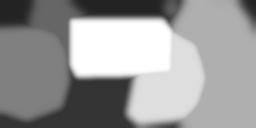
#> input picture ctr/banner_depth.png, 256 x 128 px
$ python gen_banner_depth.py ../ctr/banner_depth.png out.png 1.0
#> lines starting #> are read from the running program, lines starting #| are printed output that depends on the picture
#!/usr/bin/env python3
"""홈 메뉴 배너의 깊이 지도(ctr/banner_depth.png, 256x128 8비트 회색조)를 만든다.

    python3 tools/gen_banner_depth.py <원본 깊이 지도.png> ctr/banner_depth.png [평면 값=110]

원본은 '어두울수록 뒤, 밝을수록 앞'인 아무 크기의 회색조 그림. banner3d.py 는 128 을 원래 평면으로
보므로, 원본의 '평면 값'이 128 이 되고 가장 밝은 곳이 255 가 되도록 옮긴다.
"""
import sys
from PIL import Image
src = Image.open(sys.argv[1]).convert('L').resize((256, 128), Image.LANCZOS)
#> src is the input picture: PIL image 256x128 L; min 35, max 255, mean 154.1
mid = float(sys.argv[3]) if len(sys.argv) > 3 else 110.0
hi = src.getextrema()[1]
#> hi = 255
k = 127.0 / max(1.0, hi - mid)
#> k = 0.5
src.point(lambda d: max(0, min(255, round(128 + (d - mid) * k)))).save(sys.argv[2])
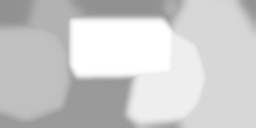
#> saved as out.png: PIL image 256x128 L; min 145, max 255, mean 204.6
